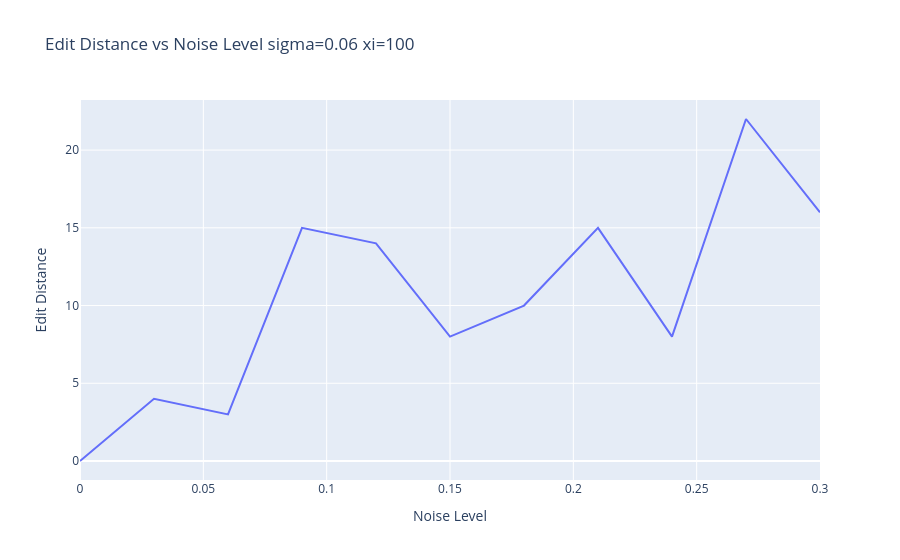
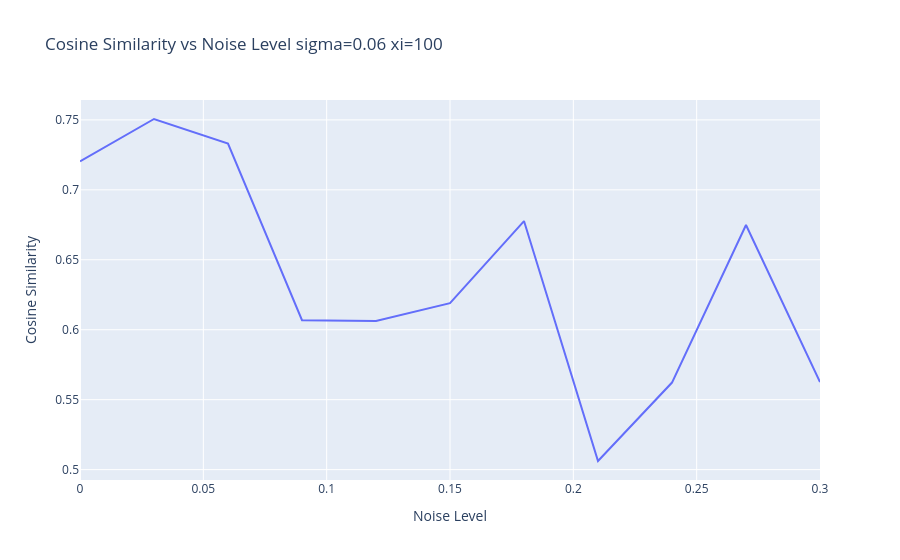

Notebook cell for these charts, in order:
### Code cell
fig = px.line(
    results,
    x="noise_level",
    y="edit_distance",
    title=f"Edit Distance vs Noise Level sigma={SIGMA} xi={XI}",
    labels={"noise_level": "Noise Level", "edit_distance": "Edit Distance"},
)
fig.show()

fig = px.line(
    results,
    x="noise_level",
    y="cosine",
    title=f"Cosine Similarity vs Noise Level sigma={SIGMA} xi={XI}",
    labels={"noise_level": "Noise Level", "cosine": "Cosine Similarity"},
)
fig.show()

### Figure 1 — Plotly figure (JSON) as saved in the notebook; plotly's stock layout.template omitted (floating-point values rounded to 4 significant figures)
{"data": [{"hovertemplate": "Noise Level=%{x}<br>Edit Distance=%{y}<extra></extra>", "legendgroup": "", "line": {"color": "#636efa", "dash": "solid"}, "marker": {"symbol": "circle"}, "mode": "lines", "name": "", "orientation": "v", "showlegend": false, "type": "scatter", "x": [0.0, 0.03, 0.06, 0.09, 0.12, 0.15, 0.18, 0.21, 0.24, 0.27, 0.3], "xaxis": "x", "y": [0, 4, 3, 15, 14, 8, 10, 15, 8, 22, 16], "yaxis": "y"}], "layout": {"legend": {"tracegroupgap": 0}, "title": {"text": "Edit Distance vs Noise Level sigma=0.06 xi=100"}, "xaxis": {"anchor": "y", "domain": [0, 1], "title": {"text": "Noise Level"}}, "yaxis": {"anchor": "x", "domain": [0, 1], "title": {"text": "Edit Distance"}}}}

### Figure 2 — Plotly figure (JSON) as saved in the notebook; plotly's stock layout.template omitted (floating-point values rounded to 4 significant figures)
{"data": [{"hovertemplate": "Noise Level=%{x}<br>Cosine Similarity=%{y}<extra></extra>", "legendgroup": "", "line": {"color": "#636efa", "dash": "solid"}, "marker": {"symbol": "circle"}, "mode": "lines", "name": "", "orientation": "v", "showlegend": false, "type": "scatter", "x": [0.0, 0.03, 0.06, 0.09, 0.12, 0.15, 0.18, 0.21, 0.24, 0.27, 0.3], "xaxis": "x", "y": [0.7204, 0.7506, 0.7331, 0.6068, 0.6062, 0.619, 0.6777, 0.5061, 0.5622, 0.6748, 0.5625], "yaxis": "y"}], "layout": {"legend": {"tracegroupgap": 0}, "title": {"text": "Cosine Similarity vs Noise Level sigma=0.06 xi=100"}, "xaxis": {"anchor": "y", "domain": [0, 1], "title": {"text": "Noise Level"}}, "yaxis": {"anchor": "x", "domain": [0, 1], "title": {"text": "Cosine Similarity"}}}}
